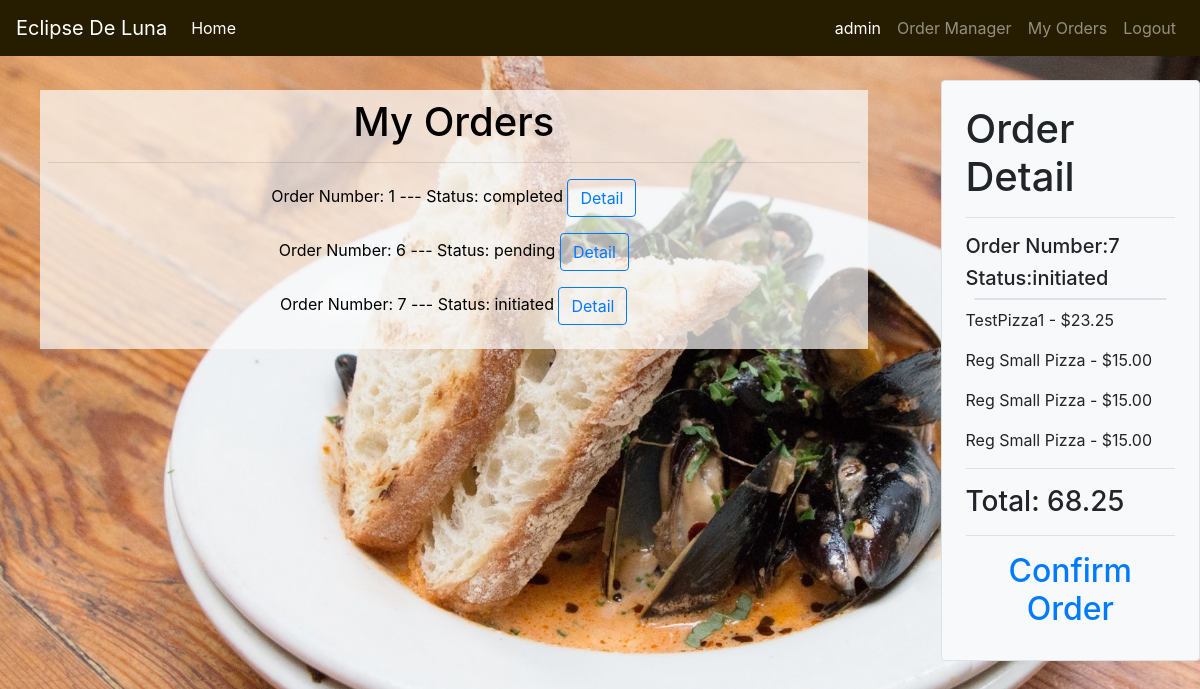
Screenshot of /my_orders/7 (signed in) with the database file from the repository.
### orders/models.py (models this page shows, shortened)
class User_order(models.Model):
    user=models.ForeignKey(User,on_delete=models.CASCADE)
    order_number=models.IntegerField()
    status=models.CharField(max_length=64,default='initiated')

class Cart(models.Model):
    user =models.ForeignKey(User,on_delete=models.CASCADE)
    number=models.IntegerField()
    name = models.CharField(max_length=64)
    price = models.DecimalField(max_digits=7,decimal_places=2)
    def __str__(self):
        return f"{self.name} - ${self.price} "

### orders/views.py (the view)
# urls.py: path("my_orders/<str:order_number>", views.myOrders, name="myOrders"),
def myOrders(request,order_number):
    context = {
        "Checkout":Cart.objects.filter(user=request.user,number=order_number),
        "Total":list(Cart.objects.filter(user=request.user,number=order_number).aggregate(Sum('price')).values())[0],
        "Order_number":order_number,
        "user":request.user,
        "All_my_orders":User_order.objects.filter(user=request.user),
        "Status":User_order.objects.get(user=request.user,order_number=order_number).status
    }
    return render(request,"myOrders.html",context)

### orders/templates/myOrders.html
{% extends "base.html" %}
{% block content%}
<div class="container-fluid pt-3">
  <div class="row">
      <div class="col-9 text-center">
        <div class="back_col p-2">
          <h1>My Orders</h1>
            <hr>
        {% for item in All_my_orders%}
          <p>Order Number: {{item.order_number}} --- Status: {{item.status}}
          <button type="button" class="btn btn-outline-primary" > <a href="{% url 'myOrders' item.order_number%}">Detail</a></button>
        </p>
        {% endfor %}
      </div>
        </div>
      <div class="col-3 pl-5 ">
              {% if user.is_authenticated %}
              <div class="bg-light p-4 border rounded position-fixed">
              <h1>Order Detail</h1>
              <hr>
              <h5>Order Number:{{Order_number}}</h5>
              <h5>Status:{{Status}}</h5>
              <div class="border rounded m-2"></div>
              {% for item in Checkout %}
                  <p>{{item}} </p>
              {% endfor %}
              <hr>
              <h3>Total: {{Total}}</h3>
              <hr>
              {% if Status == 'initiated'%}
              <h2 class="text-center"><a href="{% url 'confirmOrder' Order_number%}">Confirm Order</a></h2>
              {% endif %}
              </div>
              {% endif %}
      </div>
  </div>
</div>
{% endblock %}

### orders/templates/base.html (shortened to what this page needs)
<!DOCTYPE html>
<html style="height: 100%" lang="en">
<head>
    {% load static %}
    <link rel="stylesheet" href="https://maxcdn.bootstrapcdn.com/bootstrap/4.4.1/css/bootstrap.min.css">
    <link rel="stylesheet" type="text/css" href="{% static 'style.css' %}">
</head>
<body style="height: 100%">
   <nav class="navbar navbar-expand-lg navbar-dark bg-dark fixed-top">
    <a class="navbar-brand" href="{% url 'index'%}">Eclipse De Luna</a>
    <ul class="navbar-nav mr-auto">
      <li class="nav-item active">
        <a class="nav-link" href="{% url 'index'%}">Home <span class="sr-only">(current)</span></a>
      </li>
    </ul>
    <div class="collapse navbar-collapse" id="navbarNav">
      <ul class="navbar-nav ml-auto">
        {% if user.is_authenticated %}
        <li class="nav-item active">
          <a class="nav-link" href="#">{{user}} <span class="sr-only">(current)</span></a>
        </li>
        {% if user.is_superuser %}
        <li class="nav-item">
          <a class="nav-link" href="{% url 'staff_order' user Order_number%}">Order Manager</a>
        </li>
        {% endif %}
        <li class="nav-item">
          <a class="nav-link" href="{% url 'myOrders' Order_number%}">My Orders</a>
        </li>
        <li class="nav-item">
          <a class="nav-link" href="{% url 'logout'%}">Logout</a>
        </li>
        {% endif %}
      </ul>
    </div>
  </nav>
<div class="container-fluid mt-5 pt-3" >
  {%block content%}
  {% endblock %}
</div>
</body>
</html>

### orders/static/style.css (style rules this page uses)
.bg-dark { background-color: #261d00!important; }
.back_col { background-color: rgba(250, 250, 250 ,.7); margin: 10px; color: black; }

### rows the page displays
User_order: order_number "1", status "completed"
User_order: order_number "6", status "pending"
User_order: order_number "7", status "initiated"
Cart: name+price "TestPizza1 - $23.25"
Cart: name+price "Reg Small Pizza - $15.00"
Cart: name+price "Reg Small Pizza - $15.00"
Cart: name+price "Reg Small Pizza - $15.00"

### other values shown
{{ user }} "admin"
{{ Order_number }} "7"
{{ Total }} "68.25"
